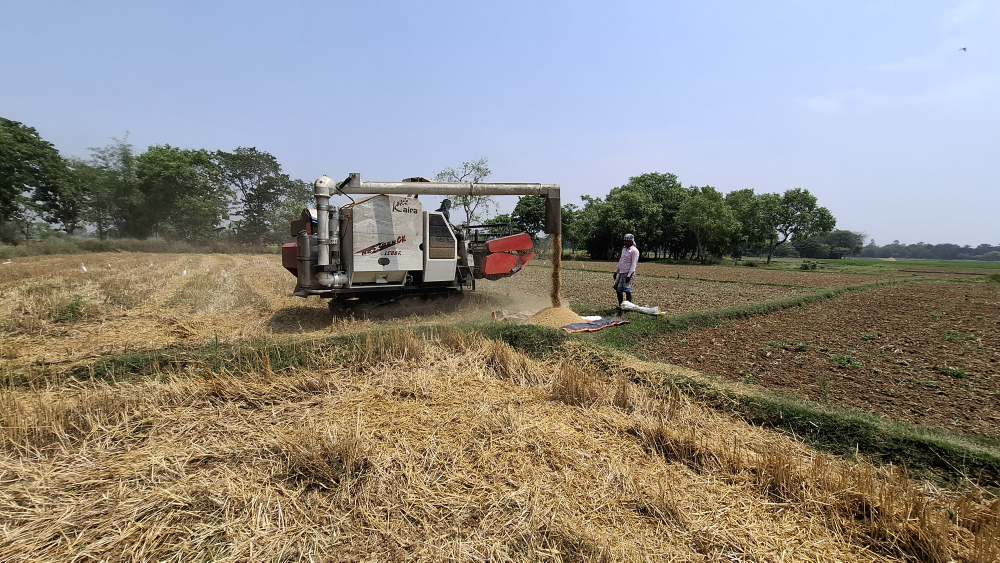
#> input picture scratch/agri_machinery_harvester_wb.jpg, 4000 x 2250 px, given in place of taun_gusi_paddy_ploughing.jpg, which was not available (shown at 1/4 size)
$ python test_kharif_crops.py
#> lines starting #> are read from the running program, lines starting #| are printed output that depends on the picture
from PIL import Image

def crop_and_save(src_path, dest_path, target_size=(800, 520), crop_anchor='center', quality=90):
#> called with src_path = 'scratch/taun_gusi_paddy_ploughing.jpg', dest_path = 'scratch/test_kharif_1.jpg', target_size = (800, 520), crop_anchor = 'center', quality = 90
    with Image.open(src_path) as im:
#> im is the input picture: PIL image 4000x2250 RGB; mean R, G, B 143.2, 138.3, 130.6
        im = im.convert('RGB')
        w, h = im.size
#> w = 4000; h = 2250
        tw, th = target_size
        target_ratio = tw / th
        current_ratio = w / h
#> current_ratio = 1.78

        if current_ratio > target_ratio:
            new_w = int(h * target_ratio)
#> new_w = 3461
            if crop_anchor == 'center':
                left = (w - new_w) // 2
#> left = 269
            elif crop_anchor == 'left':
                left = 0
            else:
                left = w - new_w
            box = (left, 0, left + new_w, h)
#> box = (269, 0, 3730, 2250)
        else:
            new_h = int(w / target_ratio)
            if crop_anchor == 'top':
                top = 0
            elif crop_anchor == 'center':
                top = (h - new_h) // 2
            else:
                top = h - new_h
            box = (0, top, w, top + new_h)

        cropped = im.crop(box)
        resized = cropped.resize(target_size, Image.LANCZOS)
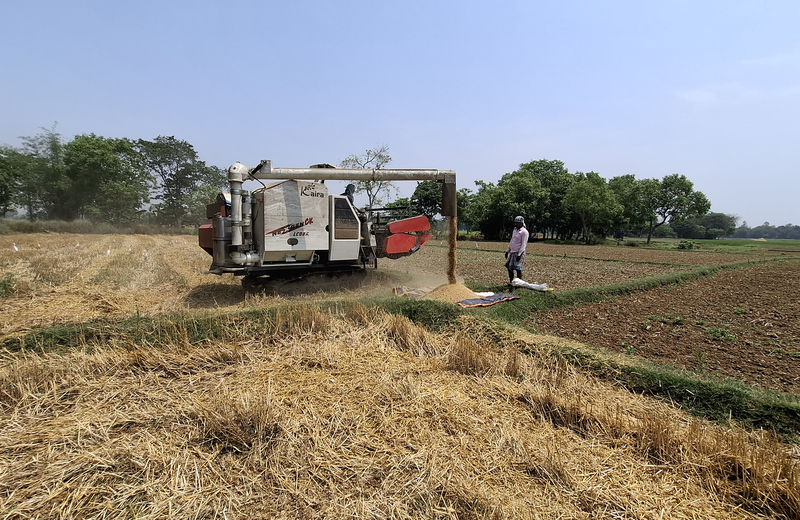
#> resized: PIL image 800x520 RGB; mean R, G, B 144, 138.9, 131.6
        resized.save(dest_path, 'JPEG', quality=quality)
        print(f"Saved {dest_path}: {resized.size}")
#| Saved scratch/test_kharif_1.jpg: (800, 520)

crop_and_save('scratch/taun_gusi_paddy_ploughing.jpg', 'scratch/test_kharif_1.jpg', crop_anchor='center')
crop_and_save('scratch/muthuvara_paddy.jpg', 'scratch/test_kharif_2.jpg', crop_anchor='center')
#> call 2 of crop_and_save, with src_path = 'scratch/muthuvara_paddy.jpg', dest_path = 'scratch/test_kharif_2.jpg', target_size = (800, 520), crop_anchor = 'center', quality = 90
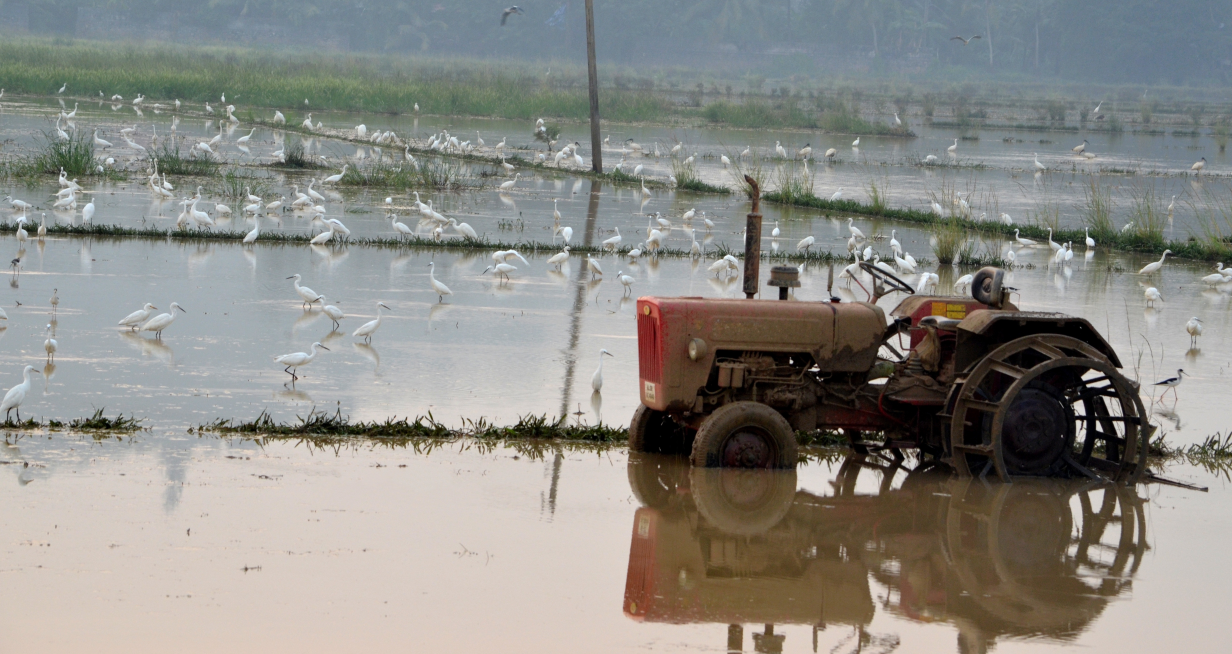
#> input picture scratch/muthuvara_paddy.jpg, 4928 x 2616 px, found by its file name (shown at 1/4 size)
#> in crop_and_save, im is the input picture: PIL image 4928x2616 RGB; mean R, G, B 140.1, 138.8, 133.6
#> in crop_and_save (call 2), `cropped = im.crop(box)`:
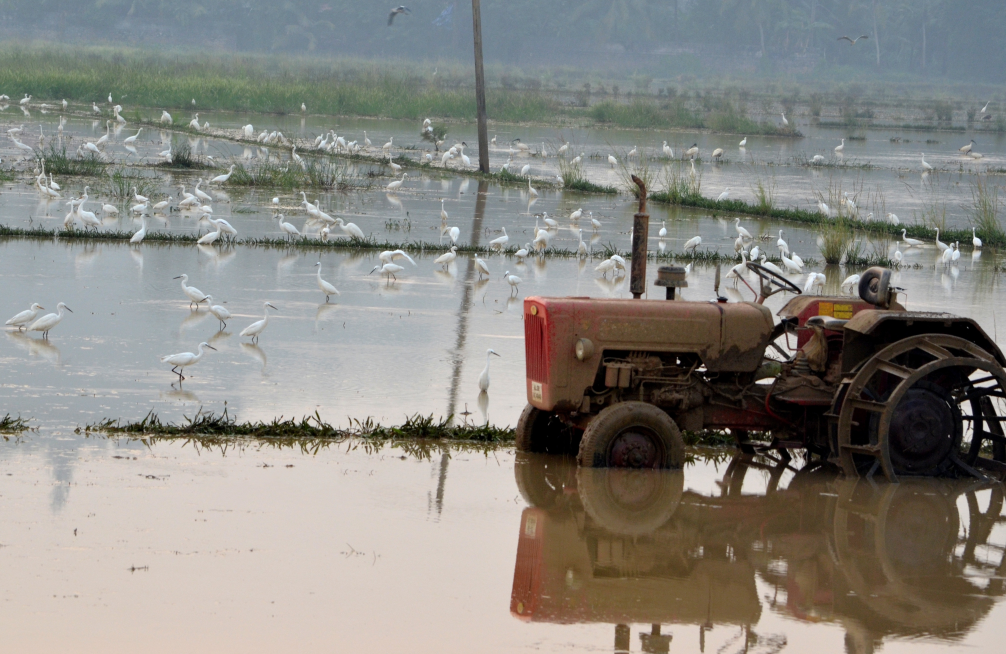
#> cropped: PIL image 4024x2616 RGB (shown at 1/4 size); mean R, G, B 137.2, 135.1, 129.3
#> in crop_and_save (call 2), `resized = cropped.resize(target_size, Image.LANCZOS)`:
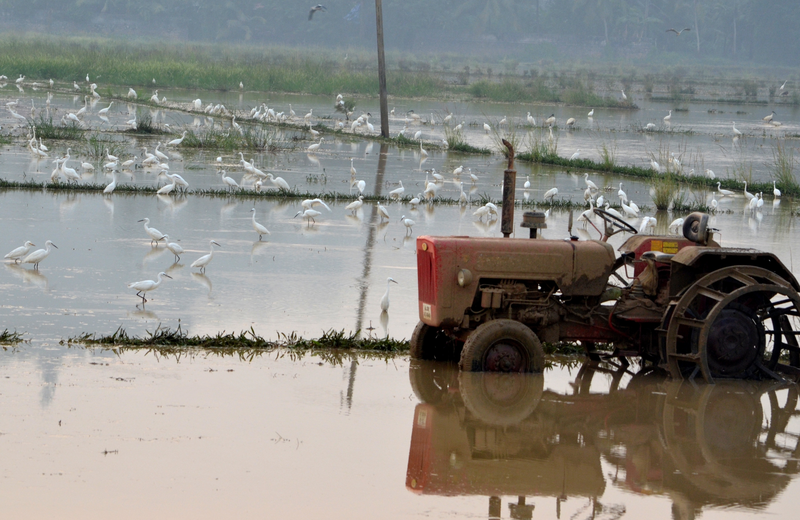
#> resized: PIL image 800x520 RGB; mean R, G, B 137.2, 135.1, 129.3
#| Saved scratch/test_kharif_2.jpg: (800, 520)
crop_and_save('scratch/vang_vieng_rice_tractor.jpg', 'scratch/test_kharif_3.jpg', crop_anchor='center')
#> call 3 of crop_and_save, with src_path = 'scratch/vang_vieng_rice_tractor.jpg', dest_path = 'scratch/test_kharif_3.jpg', target_size = (800, 520), crop_anchor = 'center', quality = 90
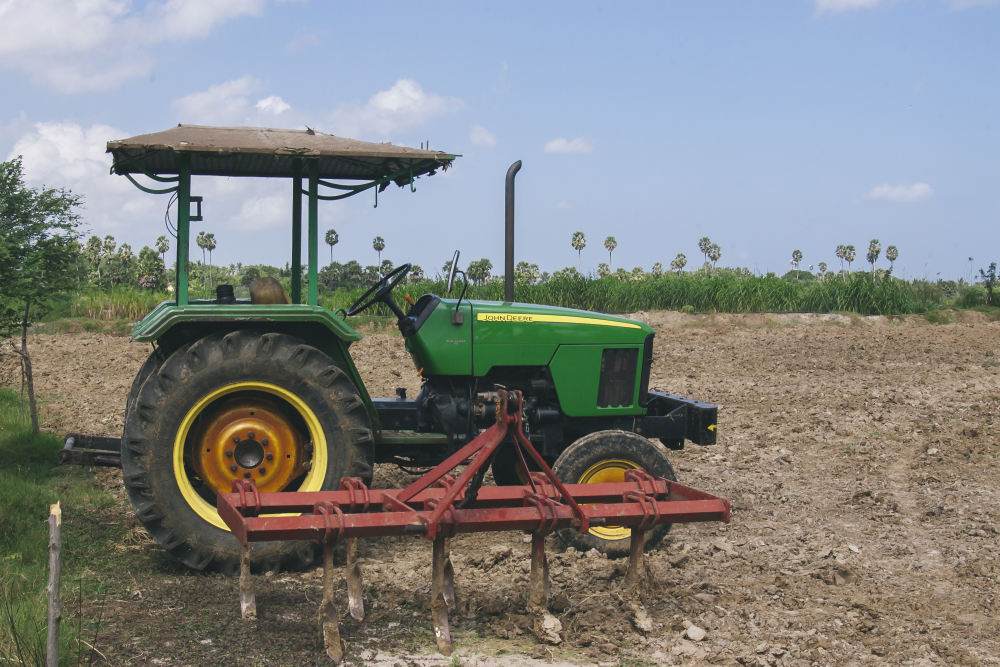
#> input picture scratch/agricultural_farm_nagapattinam.jpg, 3000 x 2000 px, given in place of vang_vieng_rice_tractor.jpg, which was not available (shown at 1/3 size)
#> in crop_and_save, im is the input picture: PIL image 3000x2000 RGB; mean R, G, B 130.8, 133, 131.3
#> in crop_and_save (call 3), `cropped = im.crop(box)`:
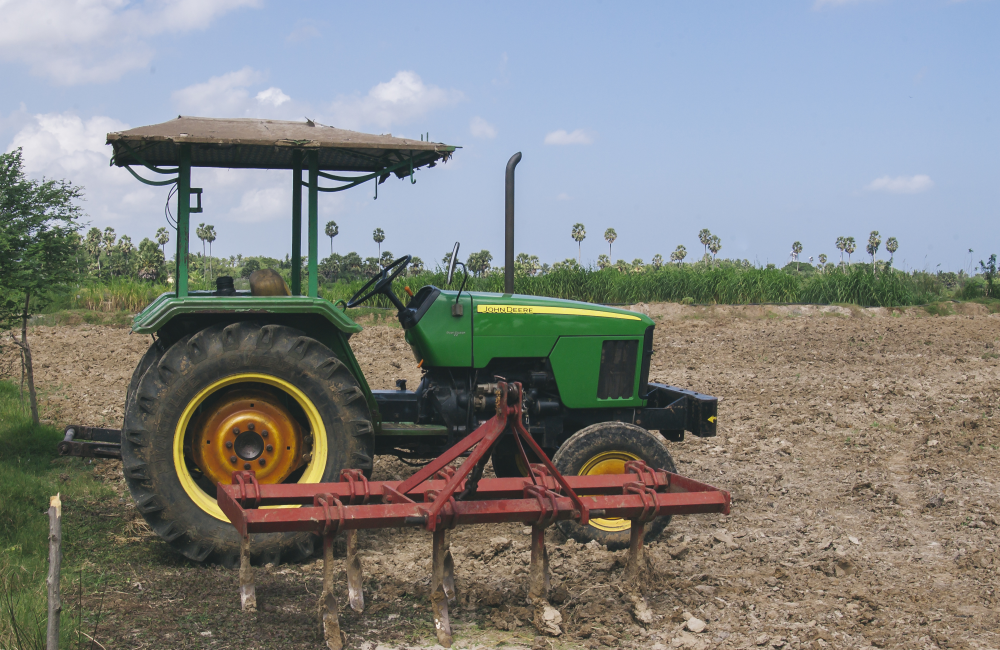
#> cropped: PIL image 3000x1950 RGB (shown at 1/3 size); mean R, G, B 130.2, 132.4, 130.4
#> in crop_and_save (call 3), `resized = cropped.resize(target_size, Image.LANCZOS)`:
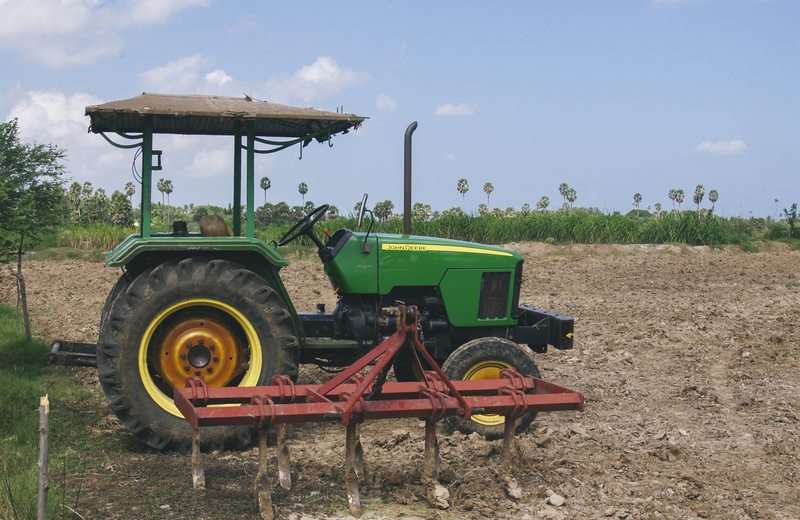
#> resized: PIL image 800x520 RGB; mean R, G, B 130.2, 132.4, 130.4
#| Saved scratch/test_kharif_3.jpg: (800, 520)
